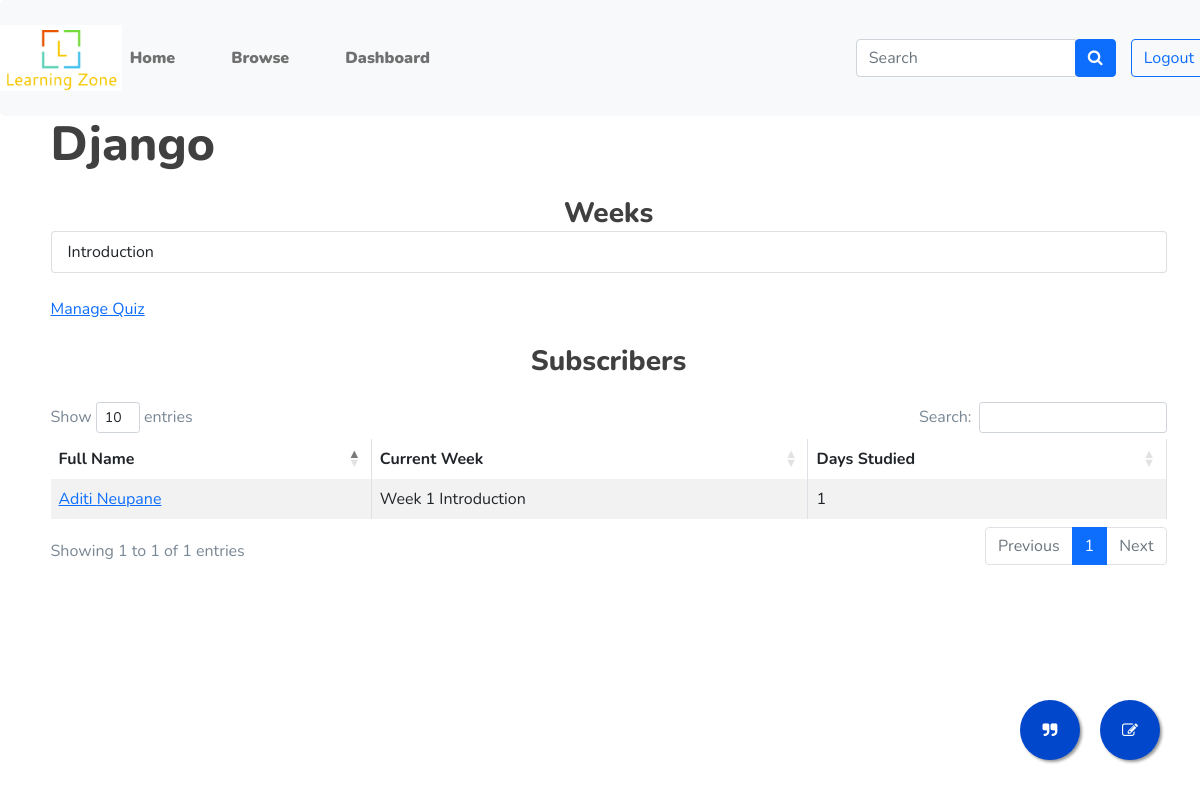
The page /course/1/ (signed in) on the database as committed earlier.
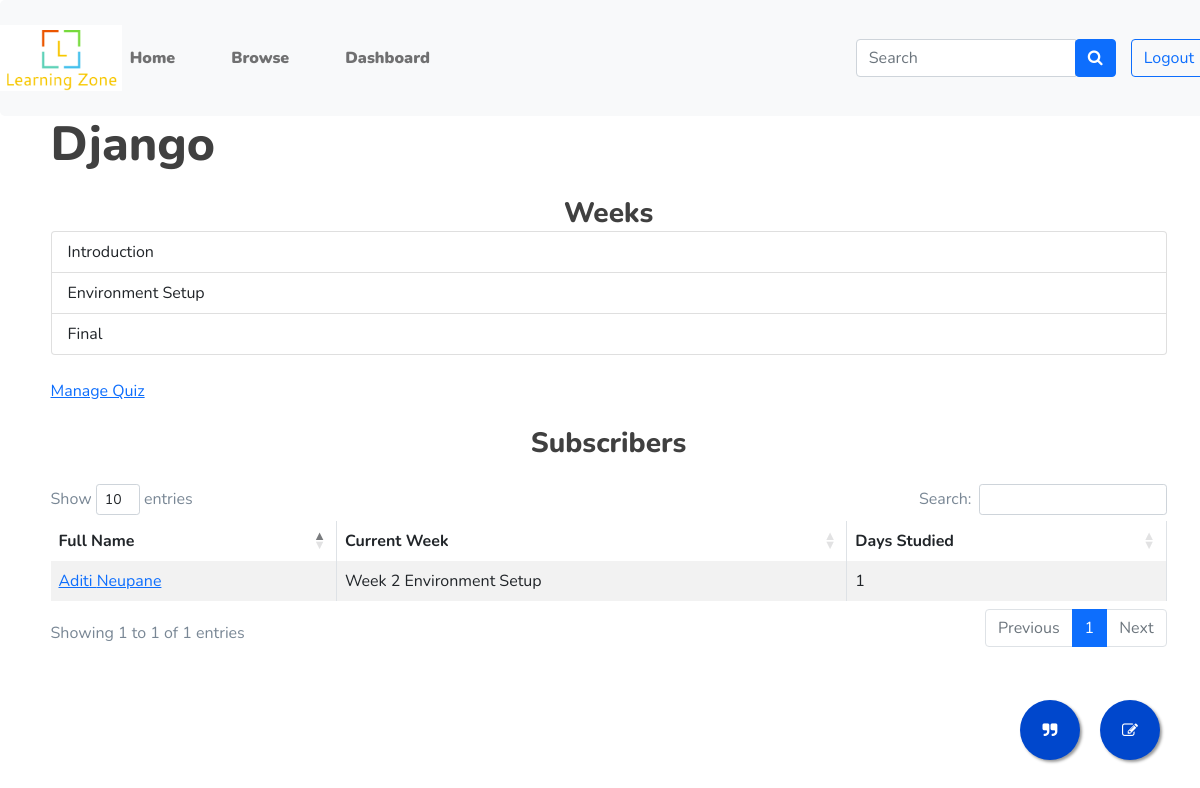
The same page on the database as committed later.
### main/models.py (models this page shows, shortened)
class Week(models.Model):
    course = models.ForeignKey(Course, on_delete=models.CASCADE)
    week_no = models.IntegerField()
    title = models.CharField(max_length=100, default="title")
    description = models.TextField(max_length=1000, null=True, blank=True)
    instructions = models.TextField(max_length=1000, null=True, blank=True)
    final = models.BooleanField(default=False)
    def __str__(self):
        return self.course.name + " week " + str(self.week_no)

class Subscription(models.Model):
    course = models.ForeignKey(Course, on_delete=models.CASCADE)
    student = models.ForeignKey(Student, on_delete=models.CASCADE)
    subscribed_on = models.DateField(auto_now_add=True)
    completed = models.BooleanField(default=False)
    flag = models.BooleanField(auto_created=True,default=True)
    quiz_approve = models.BooleanField(auto_created=False, default=False)
    progress = models.ForeignKey(Week, on_delete=models.CASCADE)
    quiz_marks = models.IntegerField(default=0)
    week_begin = models.DateField(auto_now_add=True, null=True)
    def week_duration(self):
        diff = datetime.date.today()-datetime.date(year=self.week_begin.year, month=self.week_begin.month, day=self.week_begin.day)
        return diff.days

class Student(models.Model):
    user = models.OneToOneField(User, on_delete=models.CASCADE)
    photo = models.FileField(null=True)
    address = models.CharField(max_length=100, blank=True)
    phone = models.CharField(null=True, max_length=20, blank=True)
    bio = models.CharField(null=True, max_length=100, blank=True)

class User(AbstractUser):
  USER_TYPE_CHOICES = (
      (1, 'student'),
      (2, 'teacher'),
      (3, 'admin'),
  )
  user_type = models.PositiveSmallIntegerField(choices=USER_TYPE_CHOICES, default=3)

### main/views.py (the view, shortened to what this page needs)
# urls.py: path('course/<str:id>/', views.course, name='course_details'),
def course(request, id):
    course = models.Course.objects.get(id=id)
    if request.user.user_type==1:
        if request.method=='POST':
            student = models.Student.objects.get(user=request.user)
            try:
                s = models.Subscription.objects.get(student=student, course=course)
                s.flag = not s.flag
                s.save()
            except:
                first_week = models.Week.objects.get(course=course,week_no=1)
                s = models.Subscription(student=student, course=course, progress=first_week, flag=True).save()
        context={
            'course' : models.Course.objects.get(id=id)
        }
        return render(request, 'student/course.html', context)
    elif request.user.user_type==2:
        errmsg=" "
        mtform = forms.ScheduleMeetingForm()
        mtform.fields['week'].queryset = models.Week.objects.filter(course=course)
        context ={
            'course': course,
            'weeks': models.Week.objects.filter(course=course),
            'subscriptions': models.Subscription.objects.filter(course=course),
            'mtform': mtform,
            'errmsg': errmsg,
            'meetings': models.Meeting.objects.filter(requested_by=request.user)
        }
        return render(request, 'teacher/course.html', context)

### main/forms.py
class ScheduleMeetingForm(forms.ModelForm):
    meeting_on = forms.DateTimeField(
    input_formats=['%d/%m/%Y %H:%M'],
    )
    class Meta:
        model = models.Meeting
        fields = ['week', 'meeting_on']

### main/models.py (called while the page is built)
    def __str__(self):
        return self.name

### main/templates/teacher/course.html (shortened to what this page needs)
{% extends '../base.html' %}
{% block content %}
<div class="container">
    <h1>{{course}}</h1>
<br><h3 class="text-center">Weeks</h3>
<ul class="list-group">
    {%for week in weeks%}<li class="list-group-item">{{week.title}}</li>{% endfor %}
</ul><br>
<a href="{% url 'manage_quiz' course.id %}">Manage Quiz</a>
<br><br>
<h3 class="text-center">Subscribers</h3><br>
<table id="example" class="table table-striped table-bordered">
    <thead>
        <tr>
            <th>Full Name</th>
            <th>Current Week</th>
            <th>Days Studied</th>
        </tr>
    </thead>
    <tbody>
        {% for s in subscriptions %}
        <tr>
            <td><a href="{% url 'quiz_approve' s.course.id s.student.user.id%}">{{s.student.user.first_name}} {{s.student.user.last_name}}</a></td>
            <td>Week {{s.progress.week_no}} {{s.progress.title}}</td>
            <td>{{s.week_duration}}</td>
        </tr>
        {% endfor %}
    </tbody>
</table>
</div>
<a href="{% url 'edit_course' course.id %}" class="float">
    <i class="fa fa-edit my-float"></i>
</a>
<a href="#" id="toggle-modal" class="float mr-80">
    <i class="fa fa-quote-right my-float"></i>
</a>
</div>
{% endblock %}

Rows that differ between the two databases and show on the page:
added Week: title "Environment Setup"
added Week: title "Final"
changed Subscription "Aditi": progress.week_no "1" → "2"; progress "Introduction" → "Environment Setup"
